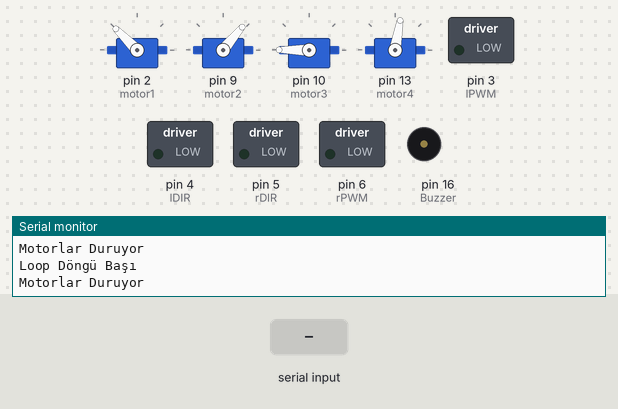
Simulated run of this sketch. Board: Arduino Uno, built with avr-gcc and run on an emulated ATmega328P. On the bench: 4 × servo, switched loads named in the sketch (green lamp = pin HIGH), buzzer (waves = sounding, pin HIGH), the last lines printed to the serial monitor. The test bench sets the inputs (shaded band).

Above: at 1.2 s.
1.3 s: "sol" received over the second serial link
At 2.32 s:
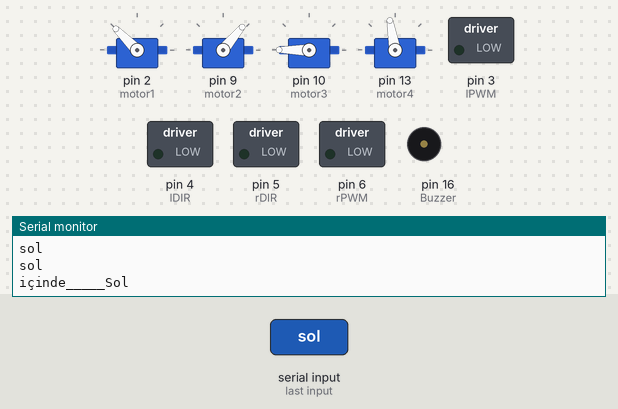
At 3.32 s:
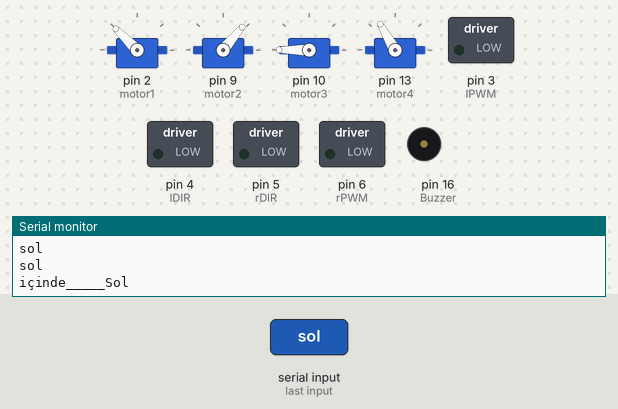
4.3 s: "dur" received over the second serial link
At 5.7 s:
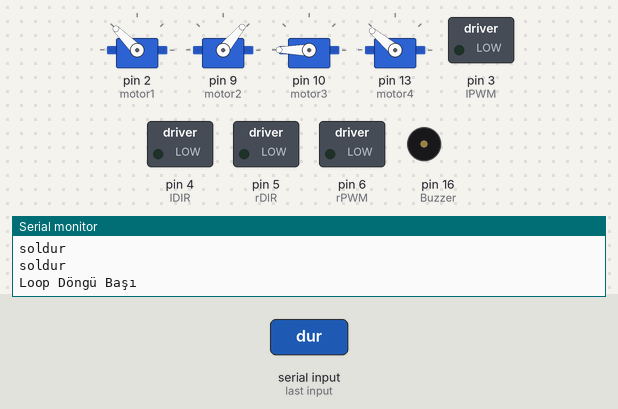
Timing chart, 0 to 7.3 s (numbered marks = the images above; inputs shaded):
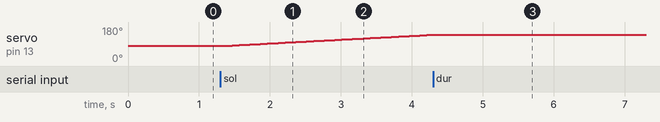

Measured:
- after the input at 1.3 s, servo on pin 13 (motor4): moves from 80° to 139° over 2.9 s, starting after 0.07 s
- after the input at 4.3 s, servo on pin 13 (motor4): goes on until 4.3 s, then stays 140°

The sketch:

RobotKolu_BLUETOOTH_RoboMod_Prog.ino
```cpp
#include <SoftwareSerial.h>
SoftwareSerial BT(7, 8); //Bluetooth Tx,Rx uçları
#include <Servo.h>

    Servo motor1;
    Servo motor2;
    Servo motor3;
    Servo motor4;
    int servoPos; // Genel Servo motor pozisyon değeri
    int servoPos1=135; // Servo motor1 pozisyon değeri
    int servoPos2=50; // Servo motor2 pozisyon değeri
    int servoPos3=180; // Servo motor3 pozisyon değeri
    int servoPos4=80; // Servo motor2 pozisyon değeri

      String VeriAl="dur"; //Bluetooth cihazından gelecek sinyalin değişkeni
      int DonusHizi=30;     // Standart Hız, 0-255 arası bir değer alabilir
Servo servo_motor;
//4 - 3 SOL - -- 5 - 6 SAĞ
int i;
int j = 0;
int k = 0;

int lDIR = 4; //in1 motor sürücünün pini arduino dijital 4 e girecek
int lPWM = 3; //in2 motor sürücünün pini arduino dijital 3 e girecek
int rDIR = 5; //in3 motor sürücünün pini arduino dijital 5 e girecek
int rPWM = 6; //in4 motor sürücünün pini arduino dijital 6 e girecek
int Buzzer = 16;//A1
int trigPin = 12;    //Trig
int echoPin = 11;    //Echo

String readString;

bool ivme = false;
bool buton = false;
bool dur = false;
bool servo = false;
bool cizgi = false;

byte servo_aci = 0;

long duration, cm, inches;

void setup()
{
      motor1.attach(2);
      motor2.attach(9);
      motor3.attach(10);
      motor4.attach(13);


  Serial.begin(9600);
  pinMode(trigPin, OUTPUT);
  pinMode(echoPin, INPUT);
  pinMode(A3, INPUT);
  pinMode(A4, INPUT);
  pinMode(A5, INPUT);
  pinMode(lDIR, OUTPUT);
  pinMode(lPWM, OUTPUT);
  pinMode(rDIR, OUTPUT);
  pinMode(rPWM, OUTPUT);
  pinMode(Buzzer, OUTPUT);
  BT.begin(9600); // Bluetooth için;
  // 9600 baud hızında bir seri port açalım

}


void loop()
{

      if (VeriAl=="dur")
       {
        Serial.println("Motorlar Duruyor");
          motor1.write(servoPos1);
          motor2.write(servoPos2);
          motor3.write(servoPos3);
          motor4.write(servoPos4);
        }
  Serial.println("Loop Döngü Başı");   // delay(2000);
basa:
  while (BT.available())
  {
    delay(3);
    char c = BT.read();  // Seri Porttan Gelen Veriyi Tek Karakter Oku
    readString += c;     // Tek Karakter Okunan veriyi Birleştir.
  }

    Serial.println(readString); // Yön tuş Komutlarını veren String

  if (readString.length() > 0)
  {
    VeriAl=readString;  // Seri Porttan Gelen veriyi Aldığımız yer
    Serial.println(readString);

    if (readString == "i")
    {
      j = 0;
      k = 0;
      ivme = true;
      buton = false;
      dur = false;
      cizgi = false;
      servo = false;
      servo_motor.detach();
    }
    if (readString == "b")
    {
      j = 0;
      k = 0;
      buton = true;
      ivme = false;
      dur = false;
      servo = false;
      cizgi = false;
      servo_motor.detach();
    }


/****************************************************/
      //Gelen veri 'sol' ise 4. Motor sola döner.
    if ((VeriAl == "sol")&&(servoPos4<180))
        {
          Serial.println("içinde_____Sol");
          servoPos4++;
          motor4.write(servoPos4);  delay(DonusHizi);
        }

/****************************************************/
    //Gelen veri 'sag' ise 4. Motor sağa döner.
    if ((VeriAl == "sag")&&(servoPos4>0))
        {
           Serial.println("içinde______Sağ");
           servoPos4--;
           motor4.write(servoPos4);  delay(DonusHizi);
        }

/******************************************************/
       //Gelen veri 'ileri' ise 3. Motor öne döner.
    if ((VeriAl == "ileri")&&(servoPos3>1))
        {
          Serial.println("içinde_____İleri");
          servoPos3--;
          motor3.write(servoPos3);  delay(DonusHizi);
        }

/****************************************************/
   //Gelen veri 'geri' ise 3. Motor arkaya döner.
    if ((VeriAl == "geri")&&(servoPos3<180))
        {
          Serial.println("içinde_____Geri");
           servoPos3++;
              motor3.write(servoPos3);  delay(DonusHizi);
        }
/*****************************************************/

   //Gelen veri 'sagyukari' ise 2. Motor yukarı döner.
    if ((VeriAl == "sagyukari")&&(servoPos2<180))
        {
          Serial.println("içinde_____Yukarı");
          servoPos2++;
          motor2.write(servoPos2);  delay(DonusHizi);
        }

/****************************************************/
   //Gelen veri 'sagasagi' ise 2. Motor aşağı döner.
    if ((VeriAl == "sagasagi")&&(servoPos2>0))
        {
          Serial.println("içinde_____Aşağı");
           servoPos2--;
              motor2.write(servoPos2);  delay(DonusHizi);
        }

/******************************************************/
     //Gelen veri 'solyukari' ise 1. Motor sola döner.
    if ((VeriAl == "solyukari")&&(servoPos1>0))
        {
          Serial.println("içinde_____Bilek_Sol");
          servoPos1--;
          motor1.write(servoPos1);  delay(DonusHizi);
        }

/****************************************************/
        //Gelen veri 'solasagi' ise 1. Motor sağa döner.
       if ((VeriAl == "solasagi")&&(servoPos1<180))
          {
            Serial.println("içinde_____Bilek_Sağ");
             servoPos1++;
                motor1.write(servoPos1);  delay(DonusHizi);
          }}}
```
